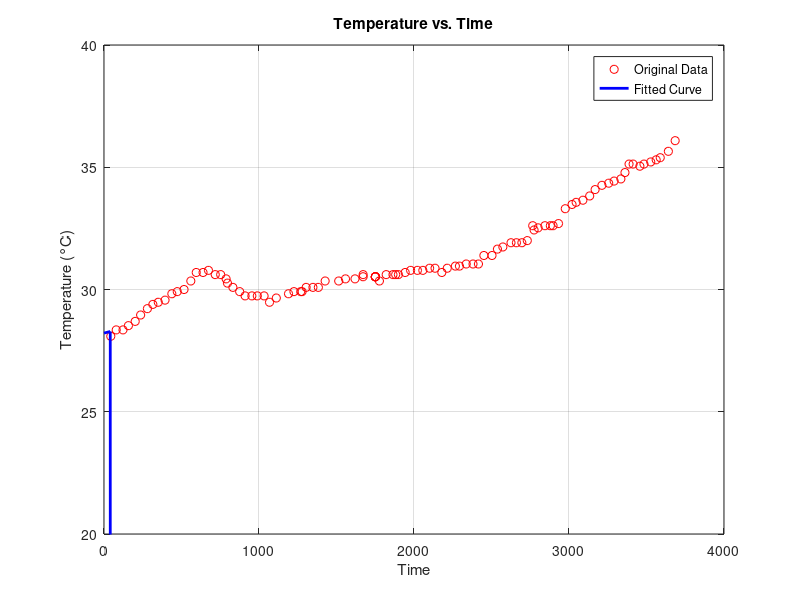

The MATLAB script that drew this image:
% Load the data
data = csvread('graph_data.csv');
t_data = data(:, 1); % Time values
T_data = data(:, 2); % Temperature values

% Convert temperatures from Celsius to Kelvin
T_data_Kelvin = T_data + 273.15;

% Function to calculate temperature with parameters C_1, C_2, C_3
function T_calc = temp_function(params, t, i, T_surroundings, t_data, T_data)
    if t < 0
        T_calc = T_surroundings;
        return;
    end
    
    % Find the index of the nearest time in t_data to the current time t
    [~, idx] = min(abs(t_data - t));
    T_body = T_data(idx) + 273.15; % Convert to Kelvin if needed

    C_1 = params(1);
    C_2 = params(2);
    C_3 = params(3);
   
    % Calculate temperature
    T_calc = C_1 * i^2 * t - C_2 * (T_body^4 - T_surroundings^4) - C_3 * (T_body - T_surroundings) + T_body;
    
    % Check for NaN or Inf values
    if any(isnan(T_calc)) || any(isinf(T_calc))
        error('Temperature calculation resulted in NaN or Inf.');
    end
end

% Initial guesses for the parameters
initial_guess = [1, 0.001, 0.1]; % Adjust as needed

% Given values (replace these with your actual values)
C_rate = 1; % Example C rate
battery_capacity = 21; % Example battery capacity in Ah

% Calculate current (i)
i = C_rate * battery_capacity;

% Convert temperatures from Celsius to Kelvin for fitting
T_surroundings = T_data(1); % First y-value from the CSV
T_surroundings_Kelvin = T_surroundings + 273.15; % Convert to Kelvin

% Fit the function to the data
options = optimset('Display', 'iter'); % Show iteration information
params_fitted = lsqcurvefit(@(params, t) temp_function(params, t, i, T_surroundings_Kelvin, t_data, T_data_Kelvin), initial_guess, t_data, T_data_Kelvin, [], [], options);

% Display the fitted parameters
disp('Fitted parameters:');
disp(params_fitted);

% Generate a range of time values for plotting
t_plot = linspace(0, 4000, 100); % From 0 to 4000 with 100 points

% Calculate the fitted temperature values
T_fitted_Kelvin = arrayfun(@(t) temp_function(params_fitted, t, i, T_surroundings_Kelvin, t_data, T_data_Kelvin), t_plot);

% Convert the fitted temperature values back to Celsius for plotting
T_fitted_Celsius = T_fitted_Kelvin - 273.15;

% Plot the original data points and the fitted curve
figure;
plot(t_data, T_data, 'ro', 'DisplayName', 'Original Data'); % Original data in red circles
hold on;
plot(t_plot, T_fitted_Celsius, 'b-', 'LineWidth', 2, 'DisplayName', 'Fitted Curve'); % Fitted curve in blue
xlabel('Time');
ylabel('Temperature (°C)');
title('Temperature vs. Time');
xlim([0 4000]); % Set x-axis limits
ylim([20 40]); % Set y-axis limits
xticks(0:1000:4000); % Set x-axis ticks
yticks(20:5:40); % Set y-axis ticks
legend;
grid on;
hold off;
